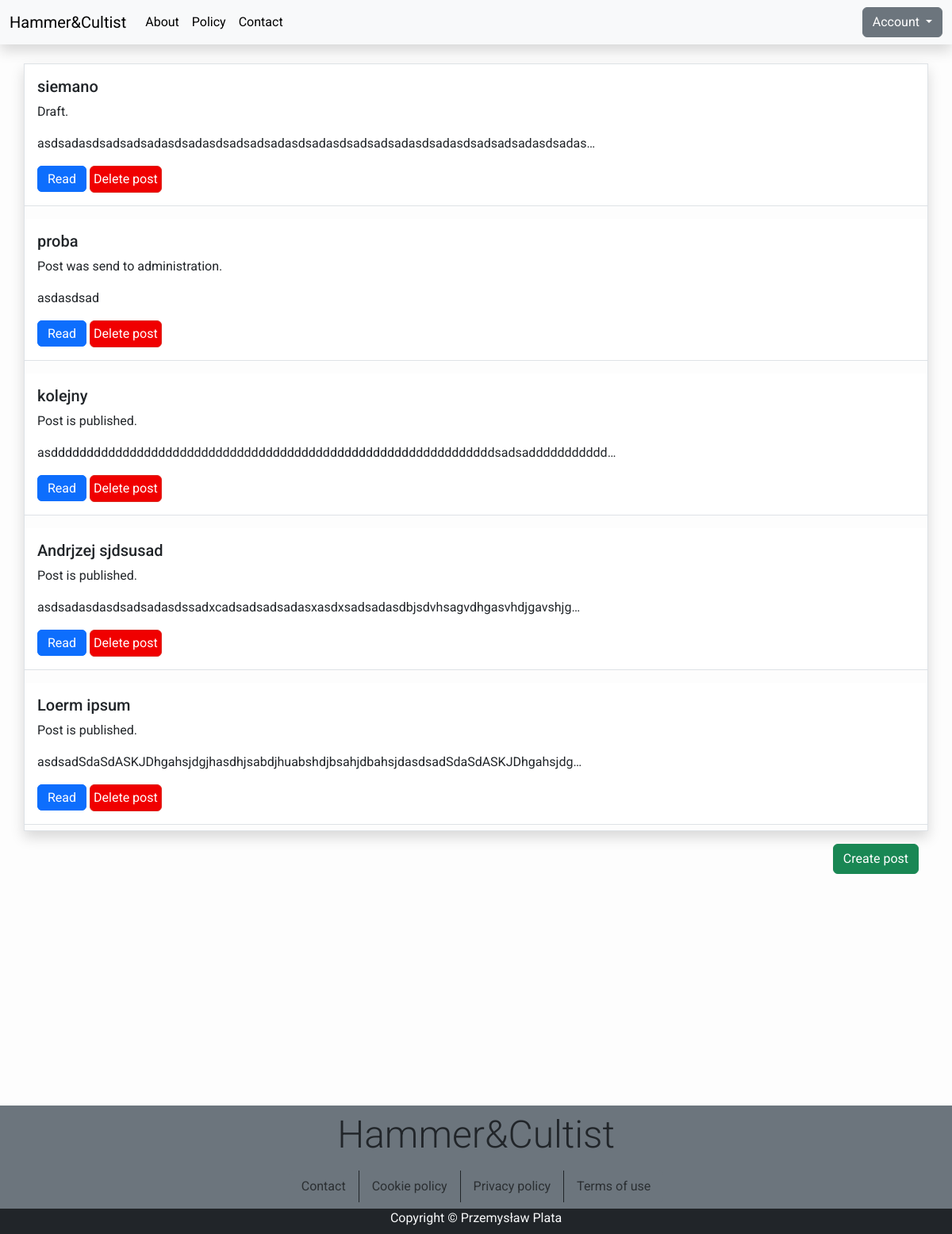
Page /user/admin/posts/ (signed in) on the earlier database version.
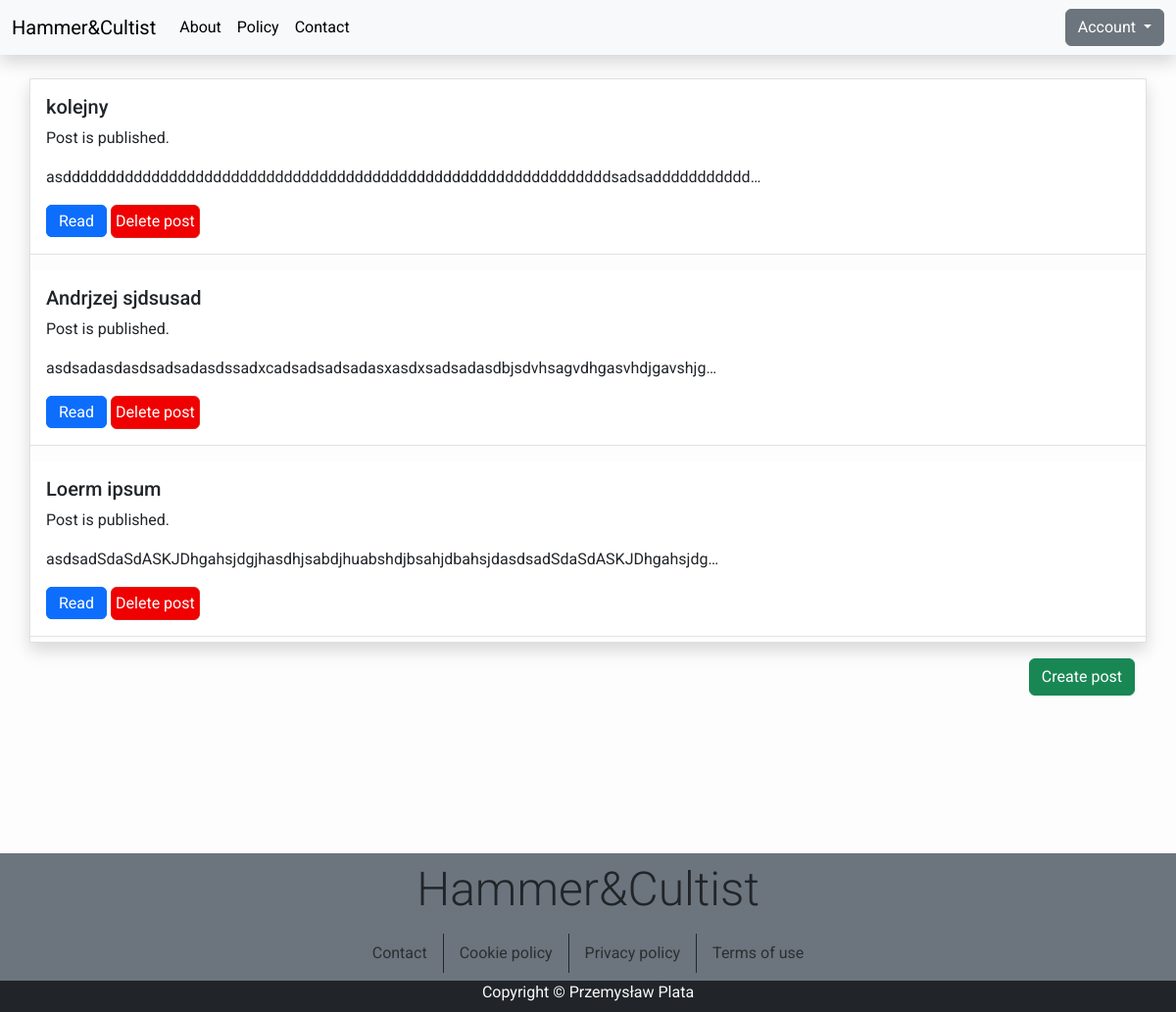
Same page on the later database version.
### blog/models.py (models this page shows, shortened)
class Post(models.Model):
    title = models.CharField(max_length=200, unique=True)
    slug = models.SlugField(max_length=200,unique=True)
    author = models.ForeignKey(User, on_delete=models.CASCADE, related_name="blog_posts")
    updated_on = models.DateTimeField(auto_now=True)
    image = models.ImageField(upload_to='media/featured_image/%Y/%m/%d/', default="static/images/temp-post.png")
    content = models.TextField()
    likes = models.IntegerField(default=0)
    created_on = models.DateTimeField(auto_now_add=True)
    status = models.IntegerField(choices=STATUS, default=0)
    class Meta:
        verbose_name = ("Post")
        verbose_name_plural = ("Posts")
        ordering = ['-created_on']

### user/views.py (the view)
# urls.py: path("<str:username>/posts/", views.UserPosts.as_view(), name="user-posts"),
class UserPosts(LoginRequiredMixin, generic.ListView):
    template_name = "user/user_posts.html"
    def dispatch(self, request : HttpRequest, *args, **kwargs):
        try:
            user = User.objects.filter(username=self.kwargs["username"], pk=request.user.pk).get()
        except User.DoesNotExist:
            return HttpResponse("Forbidden resource", status=403)
        return super().dispatch(request, *args, **kwargs)
    def get_queryset(self) -> QuerySet[Any]:
        user = self.kwargs["username"]
        queryset = Post.objects.filter(author_id__username=user).order_by("-created_on")
        return queryset

### templates/user/user_posts.html (shortened to what this page needs)
{% extends "base.html" %}
{% block content %}
<section class="container my-posts h-75 overflow-y-auto overflow-x-hidden mb-2 mt-4 shadow border border-gray g-0">
    <div class="row g-0">
        {% for post in post_list %}
        <div class="col-12 pb-3">
            <div class="rounded-0 border-0 border-bottom card shadow-none h-100">
                <div class="row g-0">
                    <div class="col">
                        <div class="card-body d-flex flex-column h-100">
                            <h2 class="card-title fs-5">{{ post.title }}</h2>
                            <p class="card-text">
                                {% if post.status == 1 %}
                                    Post is published.
                                {% elif post.status == 2 %}
                                    Post was send to administration.
                                {% else %}
                                    Draft.
                                {% endif %}
                            </p>
                            <p class="card-text">{{post.content|slice:":80" }}{% if post.content|length > 79 %}&hellip;{% endif %}</p>
                            <div>
                                <a href="{% url 'post-detail' post.slug  %}" class="btn btn-primary align-self-baseline d-inline">Read</a>
                                <button onclick="remove_post(this ,'{{ user.username }}', '{{post.pk}}')" class="btn btn-danger p-1 align-self-baseline d-inline">Delete post</button>
                            </div>
                        </div>
                    </div>
                </div>
            </div>
        </div>
        {% endfor %}
    </div>
</section>
<section class="container my-posts h-25 overflow-y-auto overflow-x-hidden my-2">
    <div class="d-flex justify-content-end align-items-center">
        <a href="/blog/{{user.username}}/create-post" class="btn btn-success align-self-baseline d-inline">Create post</a>
    </div>
</section>
{% load static %}
{% endblock content %}

### templates/base.html (shortened to what this page needs)
<!DOCTYPE html>
<html style="height: 100%;">
{% load static %}
    <head>
        <link href="https://cdn.jsdelivr.net/npm/bootstrap@5.3.2/dist/css/bootstrap.min.css" rel="stylesheet">
        <link rel="stylesheet" href="{% static 'css/main-style.css' %}">
    </head>
    <body class="h-100 d-flex flex-column">
        <nav class="navbar navbar-expand-lg navbar-light bg-light shadow sticky-top" id="mainNav">
            <div class="container-fluid">
                <a class="navbar-brand" href="{% url 'home' %}">Hammer&Cultist</a>
                <div class="collapse navbar-collapse justify-content-between" id="navbarResponsive">
                    <ul class="navbar-nav ml-auto">
                        <li class="nav-item">
                            <a class="nav-link text-black font-weight-bold" href="#">About</a>
                        </li>
                        <li class="nav-item">
                            <a class="nav-link text-black font-weight-bold" href="#">Policy</a>
                        </li>
                        <li class="nav-item">
                            <a class="nav-link text-black font-weight-bold" href="#">Contact</a>
                        </li>
                    </ul>
                    {% if user.is_authenticated %}
                    <div class="d-none d-lg-inline">
                        <div class="dropdown">
                            <button class="btn btn-secondary dropdown-toggle text-white" type="button" data-bs-toggle="dropdown" aria-expanded="false">
                              Account
                            </button>
                        </div>
                    </div>
                    {% endif %}
                </div>
            </div>
        </nav>
        {% block content %}{% endblock content %}
        <footer class="pb-2 mt-auto bg-dark">
            <div class="row mx-auto bg-secondary">
                <div class="col py-2">
                    <p class="display-5 text-center">Hammer&Cultist</p>
                    <div class="d-md-block d-none">
                        <ul class="list-group list-group-horizontal d-flex justify-content-center">
                            <li class="list-group-item bg-secondary border-0 border-end border-dark"><a class="link-offset-2 link-offset-3-hover link-underline-opacity-75-hover link-underline link-underline-opacity-0 link-secondary text-secondary-emphasis" href="/contact">Contact</a></li>
                            <li class="list-group-item bg-secondary border-0 border-end border-dark"><a class="link-offset-2 link-offset-3-hover link-underline-opacity-75-hover link-underline link-underline-opacity-0 link-secondary text-secondary-emphasis" href="/cookie-policy">Cookie policy</a></li>
                            <li class="list-group-item bg-secondary border-0 border-end border-dark"><a class="link-offset-2 link-offset-3-hover link-underline-opacity-75-hover link-underline link-underline-opacity-0 link-secondary text-secondary-emphasis" href="/privacy-policy">Privacy policy</a></li>
                            <li class="list-group-item bg-secondary border-0 secondary-emphasis"><a class="link-offset-2 link-offset-3-hover link-underline-opacity-75-hover link-underline link-underline-opacity-0 link-secondary text-secondary-emphasis" href="/terms-of-use">Terms of use</a></li>
                        </ul>
                    </div>
                </div>
            </div>
            <div class="row mx-auto bg-dark">
                <p class="m-0 text-center text-light">Copyright &copy; Przemysław Plata</p>
            </div>
        </footer>
    </body>
</html>

### static/css/main-style.css (style rules this page uses)
body { font-family: "Roboto", sans-serif; background-color: #fdfdfd; }
.btn-danger { color: #fff; background-color: #f00000; border-color: #dc281e; }

Differences in the rows shown:
removed Post: title "siemano", status "Draft.", content "asdsadasdsadsadsadasdsadasdsadsadsadasdsadasdsadsadsadasdsadasdsadsadsadasdsadas"
removed Post: title "proba", status "Post was send to administration.", content "asdasdsad"
